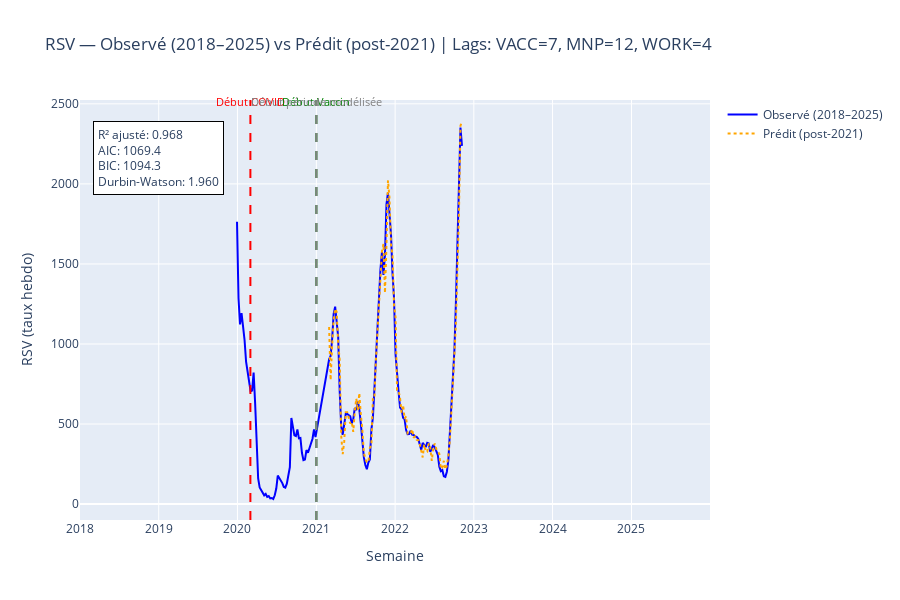

Notebook cell for this chart:
### Code cell
# ==========================================
# 📈 Modélisation OLS optimisée + diagnostics
# ==========================================

assert "df_base" in globals() and len(df_base) > 20, "Base insuffisante pour modéliser."

# --- 1️⃣ Recherche empirique du meilleur jeu de lags ---
from itertools import product

best_r2, best_lags = -np.inf, (LAG_VACC, LAG_MNP, LAG_WORK)
for lv, lm, lw in product(range(2, 9), range(4, 13), range(4, 13)):
    X_tmp = build_model_matrix(X_base, lags=(lv, lm, lw), mask_vars=mask_vars)
    df_tmp = rsv.set_index("date_monday")[["RSV"]].join(X_tmp).dropna()
    if len(df_tmp) < 30:
        continue
    Y_tmp = df_tmp["RSV"]
    X_tmp = df_tmp[["cov12_lag", "MNP_lag", "work_lag", "sin52", "cos52"]]
    model_tmp = sm.OLS(Y_tmp, sm.add_constant(X_tmp)).fit()
    if model_tmp.rsquared_adj > best_r2:
        best_r2, best_lags = model_tmp.rsquared_adj, (lv, lm, lw)

print(f"🥇 Lags optimaux trouvés : VACC={best_lags[0]}, MNP={best_lags[1]}, WORK={best_lags[2]} (R²_adj={best_r2:.3f})")

# --- 2️⃣ Reconstruction de la base finale avec les meilleurs lags ---
X_full_opt = build_model_matrix(X_base, lags=best_lags, mask_vars=mask_vars)
df_opt = (
    rsv.set_index("date_monday")[["RSV"]]
    .join(X_full_opt, how="left")
    .dropna()
    .sort_index()
)

# --- 3️⃣ Enrichissement avec météo & interactions ---
# --- 3️⃣ Enrichissement avec météo & interactions (corrigé) ---
meteo = keyify(data["meteo_fr_weekly"])[["year_iso", "week_iso_num", "tmean"]]

# Recalcule les clés ISO dans df_opt avant fusion
df_opt = df_opt.reset_index()
df_opt = keyify(df_opt)

df_opt = (
    df_opt.merge(meteo, on=["year_iso", "week_iso_num"], how="left")
          .set_index("date_monday")
          .sort_index()
)
df_opt["tmean_z"] = zscore(df_opt["tmean"])
df_opt["vacc_x_mnp"] = df_opt["cov12_lag"] * df_opt["MNP_lag"]

df_opt["tmean_z"] = zscore(df_opt["tmean"])
df_opt["vacc_x_mnp"] = df_opt["cov12_lag"] * df_opt["MNP_lag"]

# --- 4️⃣ Ajout des lags RSV (t-1, t-2) ---
df_opt["RSV_lag1"] = df_opt["RSV"].shift(1)
df_opt["RSV_lag2"] = df_opt["RSV"].shift(2)
df_opt = df_opt.dropna()

# --- 5️⃣ Définition Y/X optimisé ---
Y = df_opt["RSV"].astype(float)
X_cols = ["cov12_lag", "MNP_lag", "work_lag", "tmean_z", "vacc_x_mnp", 
          "RSV_lag1", "RSV_lag2", "sin52", "cos52"]
X = df_opt[X_cols].copy()

# --- 6️⃣ Fit du modèle OLS optimisé ---
ols_opt = sm.OLS(Y, sm.add_constant(X, has_constant="add"), missing="drop").fit(cov_type="HC3")

# --- 7️⃣ Résumé synthétique ---
summary_main = ols_opt.summary2().tables[0]
summary_keys = [k for k in summary_main.index if any(x in str(k) for x in ["R", "AIC", "BIC"])]
print("=== OLS optimisé (HC3) — Résumé concis ===")
display(summary_main.loc[summary_keys] if summary_keys else summary_main)

# --- Coefficients triés par significativité ---
coef_table = ols_opt.summary2().tables[1].copy()
pval_col = [c for c in coef_table.columns if "P>" in c.upper()][0]
coef_col = [c for c in coef_table.columns if "COEF" in c.upper()][0]
stderr_col = [c for c in coef_table.columns if "STD" in c.upper()][0]
t_col = next((c for c in coef_table.columns if "T" in c.upper() or "Z" in c.upper()), None)
coef_table = coef_table.sort_values(pval_col).reset_index()

cols_to_show = ["index", coef_col, stderr_col]
if t_col:
    cols_to_show.append(t_col)
cols_to_show.append(pval_col)
display(coef_table.head(10)[cols_to_show])

# --- 8️⃣ Diagnostics résiduels ---
resid = ols_opt.resid
dw = sm.stats.stattools.durbin_watson(resid)
lb = acorr_ljungbox(resid, lags=[8, 12, 24], return_df=True)

print(f"\nDurbin–Watson: {dw:.3f} (≈2 attendu si pas d’autocorr.)")
print("Ljung–Box p-values (lags 8/12/24):")
display(lb[["lb_stat", "lb_pvalue"]].rename(columns={"lb_stat":"stat", "lb_pvalue":"p"}))

# --- 9️⃣ Plotly — Observed vs Fitted (amélioré) ---
import plotly.graph_objects as go

# --- 1️⃣ Préparation des données ---
df_pre = rsv.query("date_monday < '2021-01-01'")[["date_monday","RSV"]].set_index("date_monday")
df_plot = pd.concat([df_pre, df_opt[["RSV"]]], axis=0)
fitted = ols_opt.fittedvalues.reindex(df_opt.index)

# --- 2️⃣ Création de la figure unique ---
fig = go.Figure()

# Ajout de la courbe historique complète (avant + après 2021)
fig.add_trace(
    go.Scatter(
        x=df_plot.index,
        y=df_plot["RSV"],
        mode="lines",
        name="Observé (2018–2025)",
        line=dict(width=2, color="blue")
    )
)

# Ajout de la courbe fitted (uniquement post-2021)
fig.add_trace(
    go.Scatter(
        x=df_opt.index,
        y=fitted,
        mode="lines",
        name="Prédit (post-2021)",
        line=dict(dash="dot", color="orange", width=2)
    )
)

# Ajout des lignes verticales pour événements clés
for date_str, color, label in [
    (str(COVID_START.date()), "red", "Début COVID"),
    (str(VACC_START.date()), "green", "Début Vaccin"),
    ("2021-01-01", "grey", "Début période modélisée")
]:
    fig.add_shape(
        type="line",
        x0=date_str, x1=date_str,
        y0=0, y1=1,
        xref="x", yref="paper",
        line=dict(color=color, dash="dash", width=2),
    )
    fig.add_annotation(
        x=date_str,
        y=1.02,
        xref="x", yref="paper",
        showarrow=False,
        text=label,
        font=dict(color=color, size=11)
    )

# --- 3️⃣ Mise en page finale ---
fig.update_layout(
    title=f"RSV — Observé (2018–2025) vs Prédit (post-2021) | Lags: VACC={best_lags[0]}, MNP={best_lags[1]}, WORK={best_lags[2]}",
    xaxis_title="Semaine",
    yaxis_title="RSV (taux hebdo)",
    hovermode="x unified",
    height=600,
    xaxis=dict(range=["2018-01-01", "2025-12-31"])
)

# --- 4️⃣ Annotation des indicateurs de qualité ---
stats_text = (
    f"R² ajusté: {ols_opt.rsquared_adj:.3f}<br>"
    f"AIC: {ols_opt.aic:.1f}<br>"
    f"BIC: {ols_opt.bic:.1f}<br>"
    f"Durbin-Watson: {sm.stats.stattools.durbin_watson(ols_opt.resid):.3f}"
)
fig.add_annotation(
    x=0.02, y=0.95,
    xref="paper", yref="paper",
    text=stats_text,
    showarrow=False,
    align="left",
    bordercolor="black",
    borderwidth=1,
    borderpad=4,
    bgcolor="white"
)

fig.show()

### Figure 1 — Plotly figure (JSON) as saved in the notebook; plotly's stock layout.template omitted (floating-point values rounded to 4 significant figures; data arrays with more than 128 entries replaced by an {"elided": "..."} marker saying what was removed)
{"data": [{"line": {"color": "blue", "width": 2}, "mode": "lines", "name": "Observé (2018–2025)", "type": "scatter", "x": {"elided": "142 str values"}, "y": {"elided": "142 float values"}}, {"line": {"color": "orange", "dash": "dot", "width": 2}, "mode": "lines", "name": "Prédit (post-2021)", "type": "scatter", "x": ["2021-03-01T00:00:00", "2021-03-08T00:00:00", "2021-03-15T00:00:00", "2021-03-22T00:00:00", "2021-03-29T00:00:00", "2021-04-05T00:00:00", "2021-04-12T00:00:00", "2021-04-19T00:00:00", "2021-04-26T00:00:00", "2021-05-03T00:00:00", "2021-05-10T00:00:00", "2021-05-17T00:00:00", "2021-05-24T00:00:00", "2021-05-31T00:00:00", "2021-06-07T00:00:00", "2021-06-14T00:00:00", "2021-06-21T00:00:00", "2021-06-28T00:00:00", "2021-07-05T00:00:00", "2021-07-12T00:00:00", "2021-07-19T00:00:00", "2021-07-26T00:00:00", "2021-08-02T00:00:00", "2021-08-09T00:00:00", "2021-08-16T00:00:00", "2021-08-23T00:00:00", "2021-08-30T00:00:00", "2021-09-06T00:00:00", "2021-09-13T00:00:00", "2021-09-20T00:00:00", "2021-09-27T00:00:00", "2021-10-04T00:00:00", "2021-10-11T00:00:00", "2021-10-18T00:00:00", "2021-10-25T00:00:00", "2021-11-01T00:00:00", "2021-11-08T00:00:00", "2021-11-15T00:00:00", "2021-11-22T00:00:00", "2021-11-29T00:00:00", "2021-12-06T00:00:00", "2021-12-13T00:00:00", "2021-12-20T00:00:00", "2021-12-27T00:00:00", "2022-01-03T00:00:00", "2022-01-10T00:00:00", "2022-01-17T00:00:00", "2022-01-24T00:00:00", "2022-01-31T00:00:00", "2022-02-07T00:00:00", "2022-02-14T00:00:00", "2022-02-21T00:00:00", "2022-02-28T00:00:00", "2022-03-07T00:00:00", "2022-03-14T00:00:00", "2022-03-21T00:00:00", "2022-03-28T00:00:00", "2022-04-04T00:00:00", "2022-04-11T00:00:00", "2022-04-18T00:00:00", "2022-04-25T00:00:00", "2022-05-02T00:00:00", "2022-05-09T00:00:00", "2022-05-16T00:00:00", "2022-05-23T00:00:00", "2022-05-30T00:00:00", "2022-06-06T00:00:00", "2022-06-13T00:00:00", "2022-06-20T00:00:00", "2022-06-27T00:00:00", "2022-07-04T00:00:00", "2022-07-11T00:00:00", "2022-07-18T00:00:00", "2022-07-25T00:00:00", "2022-08-01T00:00:00", "2022-08-08T00:00:00", "2022-08-15T00:00:00", "2022-08-22T00:00:00", "2022-08-29T00:00:00", "2022-09-05T00:00:00", "2022-09-12T00:00:00", "2022-09-19T00:00:00", "2022-09-26T00:00:00", "2022-10-03T00:00:00", "2022-10-10T00:00:00", "2022-10-17T00:00:00", "2022-10-24T00:00:00", "2022-10-31T00:00:00", "2022-11-07T00:00:00"], "y": [1106.0, 773.8, 991.1, 1149.0, 1220.0, 1201.0, 1003.0, 900.8, 428.9, 311.4, 389.9, 573.3, 573.9, 529.6, 503.1, 513.8, 451.0, 579.6, 659.0, 585.7, 693.7, 559.8, 466.6, 321.3, 281.3, 263.0, 260.1, 350.4, 366.6, 663.1, 664.3, 899.9, 1082.0, 1270.0, 1423.0, 1578.0, 1625.0, 1319.0, 1620.0, 2022.0, 1911.0, 1621.0, 1553.0, 1240.0, 1169.0, 712.0, 708.6, 660.9, 571.2, 618.4, 532.9, 547.7, 440.7, 436.9, 441.4, 467.6, 414.4, 423.1, 401.2, 399.5, 377.5, 323.7, 291.0, 373.3, 327.7, 326.9, 378.8, 353.6, 269.8, 350.3, 378.8, 343.3, 328.6, 313.7, 219.7, 227.4, 270.1, 216.2, 240.0, 302.3, 401.2, 611.7, 768.2, 937.6, 1136.0, 1473.0, 1816.0, 2362.0, 2393.0]}], "layout": {"annotations": [{"font": {"color": "red", "size": 11}, "showarrow": false, "text": "Début COVID", "x": "2020-03-01", "xref": "x", "y": 1.02, "yref": "paper"}, {"font": {"color": "green", "size": 11}, "showarrow": false, "text": "Début Vaccin", "x": "2021-01-01", "xref": "x", "y": 1.02, "yref": "paper"}, {"font": {"color": "grey", "size": 11}, "showarrow": false, "text": "Début période modélisée", "x": "2021-01-01", "xref": "x", "y": 1.02, "yref": "paper"}, {"align": "left", "bgcolor": "white", "bordercolor": "black", "borderpad": 4, "borderwidth": 1, "showarrow": false, "text": "R² ajusté: 0.968<br>AIC: 1069.4<br>BIC: 1094.3<br>Durbin-Watson: 1.960", "x": 0.02, "xref": "paper", "y": 0.95, "yref": "paper"}], "height": 600, "hovermode": "x unified", "shapes": [{"line": {"color": "red", "dash": "dash", "width": 2}, "type": "line", "x0": "2020-03-01", "x1": "2020-03-01", "xref": "x", "y0": 0, "y1": 1, "yref": "paper"}, {"line": {"color": "green", "dash": "dash", "width": 2}, "type": "line", "x0": "2021-01-01", "x1": "2021-01-01", "xref": "x", "y0": 0, "y1": 1, "yref": "paper"}, {"line": {"color": "grey", "dash": "dash", "width": 2}, "type": "line", "x0": "2021-01-01", "x1": "2021-01-01", "xref": "x", "y0": 0, "y1": 1, "yref": "paper"}], "title": {"text": "RSV — Observé (2018–2025) vs Prédit (post-2021) | Lags: VACC=7, MNP=12, WORK=4"}, "xaxis": {"range": ["2018-01-01", "2025-12-31"], "title": {"text": "Semaine"}}, "yaxis": {"title": {"text": "RSV (taux hebdo)"}}}}
